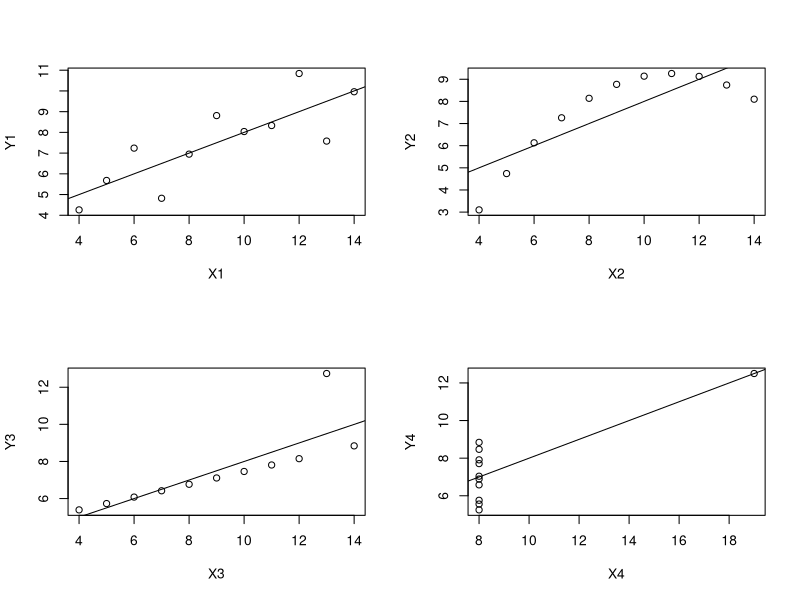

Generate this figure with R:
# Simple Linear Regression

data("anscombe")

# Four different models are generated

reg1 <- lm(anscombe$y1 ~ anscombe$x1)
reg2 <- lm(anscombe$y2 ~ anscombe$x2)
reg3 <- lm(anscombe$y3 ~ anscombe$x3)
reg4 <- lm(anscombe$y4 ~ anscombe$x4)

summary(reg1)

# Scatter plot of regression lines

par(mfrow = c(2,2))
plot(anscombe$x1, anscombe$y1, ylab = "Y1", xlab = "X1") # points
abline(reg1) # regression line
plot(anscombe$x2, anscombe$y2, ylab = "Y2", xlab = "X2")
abline(reg2)
plot(anscombe$x3, anscombe$y3, ylab = "Y3", xlab = "X3")
abline(reg3)
plot(anscombe$x4, anscombe$y4, ylab = "Y4", xlab = "X4")
abline(reg4)


